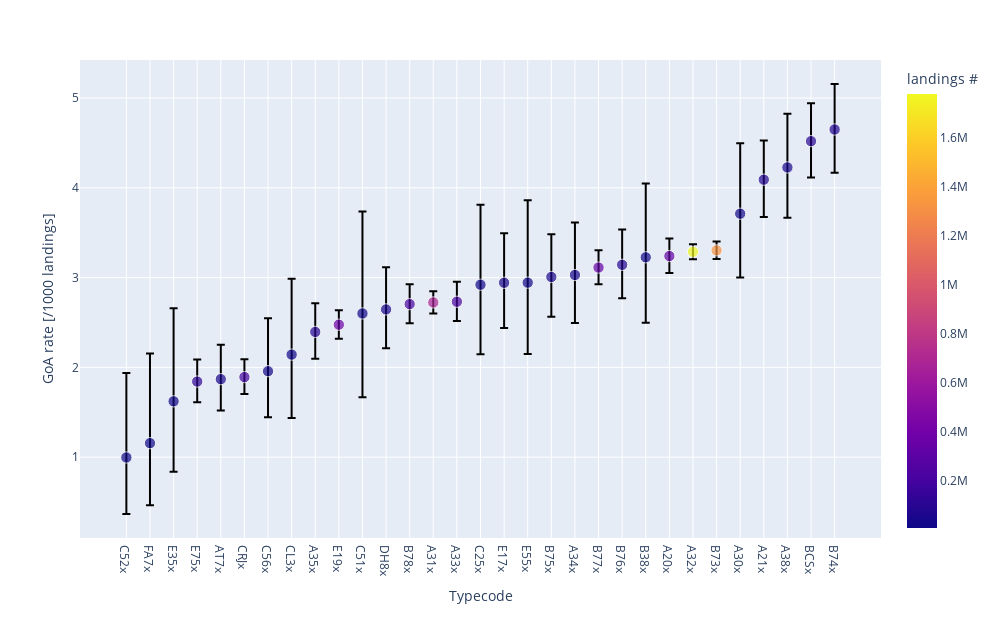

Notebook source saved alongside this figure:
### Markdown cell above
### GoA rate per typecode

### Code cell
# Define the aggregation functions
agg_functions = {"GoA": ["mean", "sum"], "flight_id": "count"}

# Copy the landing data and add a new column for the typecode
df_temp = df_landings.copy()
df_temp["typecode"] = df_temp["typecode"].str[:3] + "x"

# Aggregate the data by typecode
df_agg = df_temp.groupby("typecode").agg(agg_functions)

# Rename the columns
df_agg.columns = ["ga_rate", "n_ga", "n_landings"]

# Compute the Clopper-Pearson interval for the GoA rate
alpha = 0.05
n = df_agg["n_landings"]
k = df_agg["n_ga"]
lower_ci, upper_ci = st.beta.interval(1 - alpha, k, n - k + 1)
df_agg["ga_rate_lower"] = lower_ci * 1000
df_agg["ga_rate_upper"] = upper_ci * 1000
df_agg["ga_rate"] = df_agg["ga_rate"] * 1000

# Compute the lower and upper bounds of the confidence interval
df_agg["ga_rate_lb"] = df_agg["ga_rate"] - df_agg["ga_rate_lower"]
df_agg["ga_rate_ub"] = df_agg["ga_rate_upper"] - df_agg["ga_rate"]

# Filter out typecodes with too large confidence intervals
df_agg = df_agg.query("(0 < ga_rate_ub < 1) or (0 < ga_rate_lb < 1)")

# Create a scatter plot of the GoA rate per typecode
fig = px.scatter(
    df_agg.sort_values("ga_rate"),
    y="ga_rate",
    error_y="ga_rate_ub",
    error_y_minus="ga_rate_lb",
    color="n_landings",
    size=[1] * len(df_agg),
    size_max=8,
)
fig.update_layout(
    yaxis_title="GoA rate [/1000 landings]",
    xaxis_title="Typecode",
    width=width,
    height=height,
    coloraxis_colorbar=dict(title="landings #"),
)
fig.write_image("figures/goa_rate_per_typecode.pdf")
fig.show()

### Figure 1 — Plotly figure (JSON) as saved in the notebook; plotly's stock layout.template omitted (floating-point values rounded to 4 significant figures)
{"data": [{"error_y": {"array": [0.9402, 0.9993, 1.037, 0.2469, 0.3832, 0.1984, 0.5904, 0.8456, 0.3181, 0.1618, 1.137, 0.4692, 0.2209, 0.1253, 0.2228, 0.8903, 0.5506, 0.9184, 0.4764, 0.585, 0.1914, 0.3941, 0.8217, 0.1943, 0.08459, 0.09836, 0.7851, 0.4372, 0.5994, 0.423, 0.508], "arrayminus": [0.6306, 0.691, 0.7835, 0.2316, 0.348, 0.1887, 0.5138, 0.707, 0.2986, 0.1568, 0.9336, 0.4316, 0.2124, 0.1225, 0.2142, 0.7739, 0.5042, 0.7958, 0.442, 0.5342, 0.1858, 0.3713, 0.7302, 0.1887, 0.08353, 0.09695, 0.7112, 0.4155, 0.5605, 0.4045, 0.4822]}, "hovertemplate": "typecode=%{x}<br>ga_rate=%{y}<br>size=%{marker.size}<br>n_landings=%{marker.color}<extra></extra>", "legendgroup": "", "marker": {"color": [6022, 6056, 7399, 123244, 53512, 193487, 24525, 13539, 96463, 373645, 9229, 49896, 220746, 679753, 218989, 16093, 40448, 15287, 54546, 36980, 334881, 82109, 20459, 338285, 1781144, 1326062, 25328, 86055, 48029, 100901, 72487], "coloraxis": "coloraxis", "size": [1, 1, 1, 1, 1, 1, 1, 1, 1, 1, 1, 1, 1, 1, 1, 1, 1, 1, 1, 1, 1, 1, 1, 1, 1, 1, 1, 1, 1, 1, 1], "sizemode": "area", "sizeref": 0.01562, "symbol": "circle"}, "mode": "markers", "name": "", "orientation": "v", "showlegend": false, "type": "scatter", "x": ["C52x", "FA7x", "E35x", "E75x", "AT7x", "CRJx", "C56x", "CL3x", "A35x", "E19x", "C51x", "DH8x", "B78x", "A31x", "A33x", "C25x", "E17x", "E55x", "B75x", "A34x", "B77x", "B76x", "B38x", "A20x", "A32x", "B73x", "A30x", "A21x", "A38x", "BCSx", "B74x"], "xaxis": "x", "y": [0.9963, 1.156, 1.622, 1.842, 1.869, 1.892, 1.957, 2.142, 2.395, 2.476, 2.6, 2.646, 2.704, 2.723, 2.731, 2.921, 2.942, 2.944, 3.007, 3.029, 3.112, 3.142, 3.226, 3.24, 3.287, 3.303, 3.711, 4.09, 4.227, 4.519, 4.649], "yaxis": "y"}], "layout": {"coloraxis": {"colorbar": {"title": {"text": "landings #"}}, "colorscale": [[0, "#0d0887"], [0.1111, "#46039f"], [0.2222, "#7201a8"], [0.3333, "#9c179e"], [0.4444, "#bd3786"], [0.5556, "#d8576b"], [0.6667, "#ed7953"], [0.7778, "#fb9f3a"], [0.8889, "#fdca26"], [1, "#f0f921"]]}, "height": 618.0, "legend": {"itemsizing": "constant", "tracegroupgap": 0}, "margin": {"t": 60}, "width": 1000, "xaxis": {"anchor": "y", "domain": [0, 1], "title": {"text": "Typecode"}}, "yaxis": {"anchor": "x", "domain": [0, 1], "title": {"text": "GoA rate [/1000 landings]"}}}}
